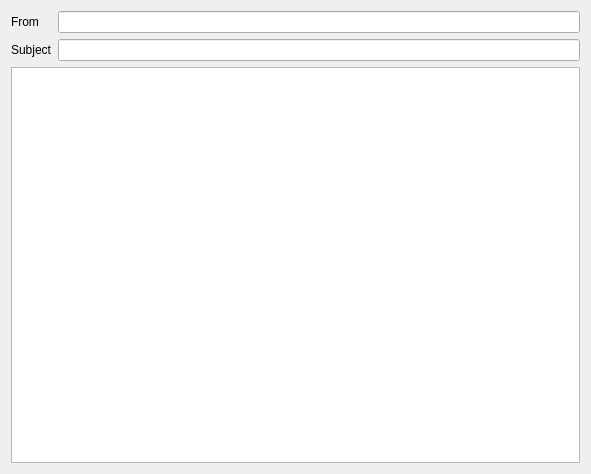
<?xml version="1.0" encoding="UTF-8"?>
<ui version="4.0">
 <class>Form</class>
 <widget class="QWidget" name="Form">
  <property name="geometry">
   <rect>
    <x>0</x>
    <y>0</y>
    <width>591</width>
    <height>474</height>
   </rect>
  </property>
  <property name="windowTitle">
   <string>Form</string>
  </property>
  <layout class="QVBoxLayout" name="verticalLayout">
   <item>
    <layout class="QFormLayout" name="formLayout">
     <item row="0" column="0">
      <widget class="QLabel" name="fromLabel">
       <property name="text">
        <string>From</string>
       </property>
      </widget>
     </item>
     <item row="0" column="1">
      <widget class="QLineEdit" name="fromLineEdit">
       <property name="frame">
        <bool>true</bool>
       </property>
       <property name="readOnly">
        <bool>true</bool>
       </property>
      </widget>
     </item>
     <item row="1" column="0">
      <widget class="QLabel" name="subjectLabel">
       <property name="text">
        <string>Subject</string>
       </property>
      </widget>
     </item>
     <item row="1" column="1">
      <widget class="QLineEdit" name="subjectLineEdit">
       <property name="readOnly">
        <bool>true</bool>
       </property>
      </widget>
     </item>
    </layout>
   </item>
   <item>
    <widget class="QTextEdit" name="bodyText">
     <property name="textInteractionFlags">
      <set>Qt::TextSelectableByKeyboard|Qt::TextSelectableByMouse</set>
     </property>
    </widget>
   </item>
  </layout>
 </widget>
 <resources/>
 <connections/>
</ui>
